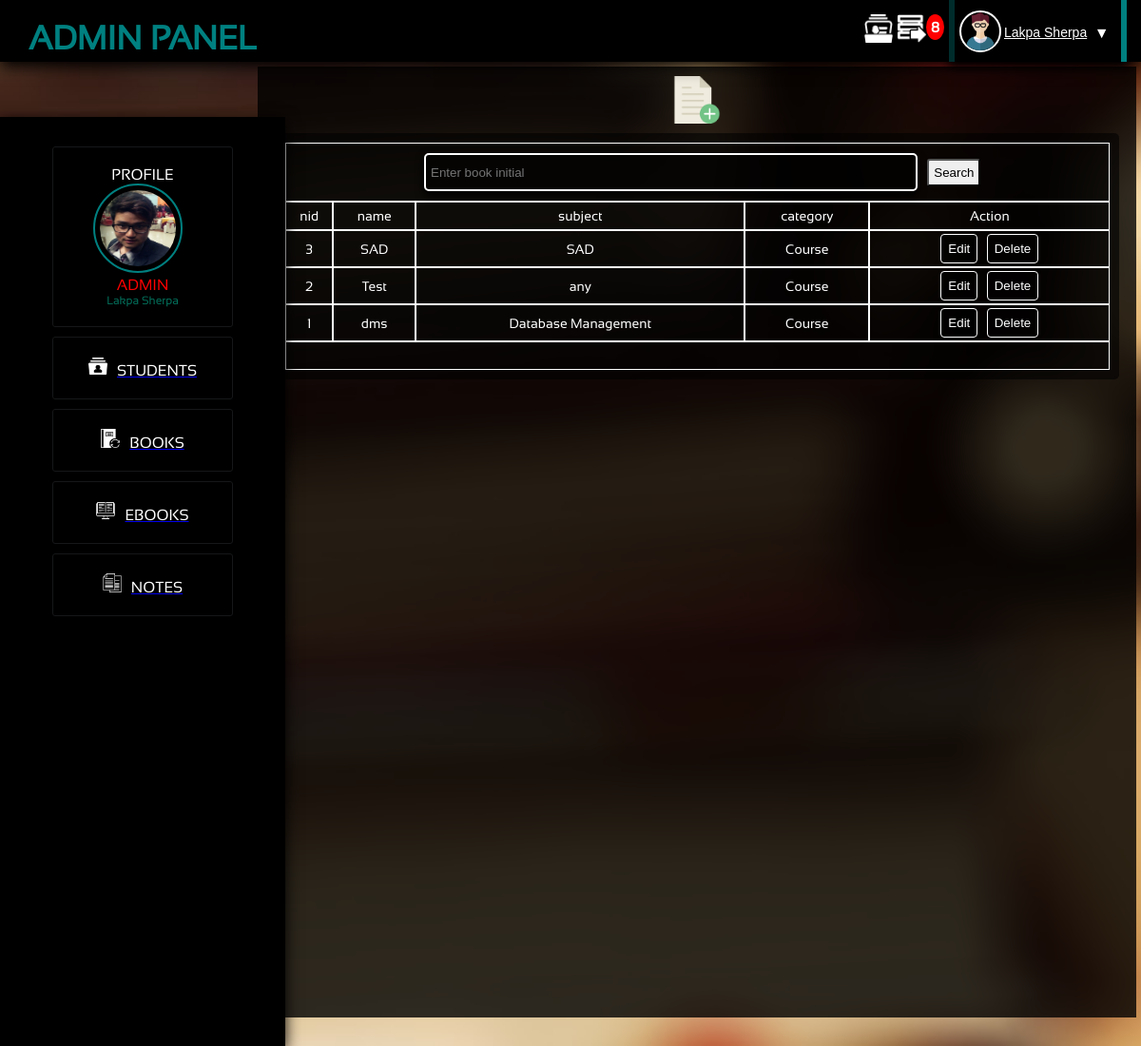
The app's page /admin/notes.php (signed in), older data.
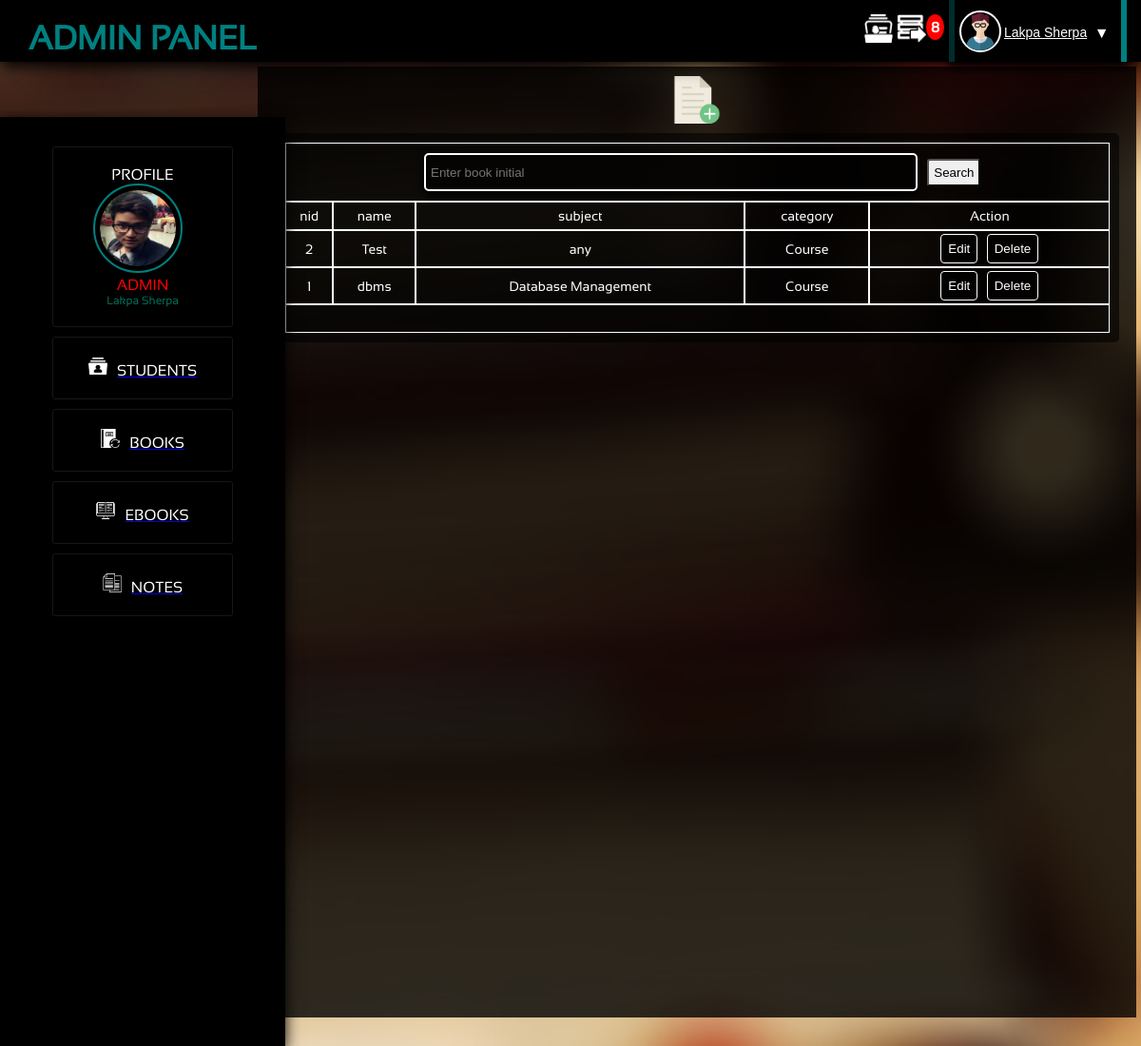
The same page, newer data.
### tables this page shows
CREATE TABLE `notes` (
  `nid` int(11) NOT NULL,
  `name` varchar(20) NOT NULL,
  `subject` varchar(20) NOT NULL,
  `category` varchar(30) NOT NULL,
  `download` varchar(50) NOT NULL
);

### admin/class/class.ManageNotes.php (called while the page is built, shortened)
<?php
	include_once( '../class.database.php' );
		class ManageNotes{
			public $linker;
			function __construct(){
				$db_connection = new dbConnection();
				$this->linker = $db_connection->connect();
				return $this->linker;
			}
			function listNote($limit,$category=null){
				if(isset($limit,$category))
				{
					$query = $this->linker->query("SELECT * FROM notes WHERE category='$category' ORDER BY nid DESC $limit");
				}else{
					$query = $this->linker->query("SELECT * FROM notes ORDER BY nid DESC $limit");
				}
				$counts = $query->rowCount();
				if($counts >= 1)
				{
					$result = $query->fetchAll();
				}
				else
				{
					$result = $counts;
				}
				return $result;
			}
		}
?>

### class.database.php (called while the page is built, shortened)
<?php
	class dbConnection{
		public $db_name = 'php-librarys';
		public $db_user = 'root';
		public $db_pass = '';
		public $db_host = 'localhost';
		function connect(){
			try{
				$this->db_conn = new PDO("mysql:host=$this->db_host;dbname=$this->db_name",
					$this->db_user,$this->db_pass);
				return $this->db_conn;
			}
			catch(PDOException $e){
				return $e->getMessage();
			}
		}
	}
?>

### admin/manage/manage.notes.php (called while the page is built, shortened)
<?php
  include_once('class/class.ManageNotes.php');
  $init = new ManageNotes();
  if(isset($_GET['nid']))
  {
    $id = $_GET['nid'];
    $list_note = $init->listIdNote($id);
  }else{
    if(isset($_GET['category']))
    {
      $category = $_GET['category'];
      $list_note = $init->listNote($limit,$category);
    }
    else{
        if(isset($_GET['page'])){
          $page = preg_replace("#[^0-9]#","",$_GET['page']);
        }else{
          $page = 1;
        }
        $perPage = 6;
        $limit = "LIMIT ".($page-1)*$perPage.",$perPage";
        $list_note = $init->listNote($limit);
    }
  }

### admin/notes.php (the view, shortened to what this page needs)
<?php
  include_once('header.php');
  include_once('manage/manage.notes.php');
?>
<div class="main_content"><center>
  <img src="../gallery/logo/filee.png" style="height:50px;width:50px;cursor:pointer" id="clickadd" onClick="add()">
<div class="displaycontainer">
  <table class="table table-striped" >
  <thead>
    <tr>
      <section id="search">
      <form method="get" action="#" class="searching">
      <td colspan="12" style=""><input type="text" placeholder="Enter book initial" id="admin_search" name="nname"/><input type="Submit" value="Search" id="search_s"></td>
    </form>
    </tr>
    <tr>
      <td>nid</td>
      <td>name</td>
      <td>subject</td>
      <td>category</td>
      <td>Action</td>
    </tr>
  </thead>
  <tbody>
    <?php
     if(!isset($_GET['nname'])){
    if($list_note !== 0)
    {
      foreach ($list_note as $key => $value) {
        ?>
        <tr>
        <td><?php echo $value['nid']; ?></td>
        <td><?php echo $value['name']; ?></td>
        <td><?php echo $value['subject']; ?></td>
        <td><?php echo $value['category']; ?></td>
        <td>
        <a href="edit_note.php?nid=<?php echo $value['nid'];?>"><button>Edit</button></a>
          <button id="btn_delete<?php echo $value['nid']; ?>" value="<?php echo $value['nid']; ?>">Delete</button>
        </td>
        </tr>
        <?php
      }
    }else{
      echo '<td><td></td></td><td><td>Sorry no more Student to show under this section</td></td><td></td><td></td>';
    }
    ?>
    <tr><td colspan="5"><?php echo $note_pagination; ?></td></tr>
    <?php
      }else{
        echo $searched_n;
      }
    ?>
  </tbody>
  </table>
</div>
  </div>
</body>
</html>

Row changes from the older to the newer data that the page shows:
removed notes: nid "3", name "SAD", subject "SAD", category "Course"
changed notes "Database Management": name "dms" → "dbms"
